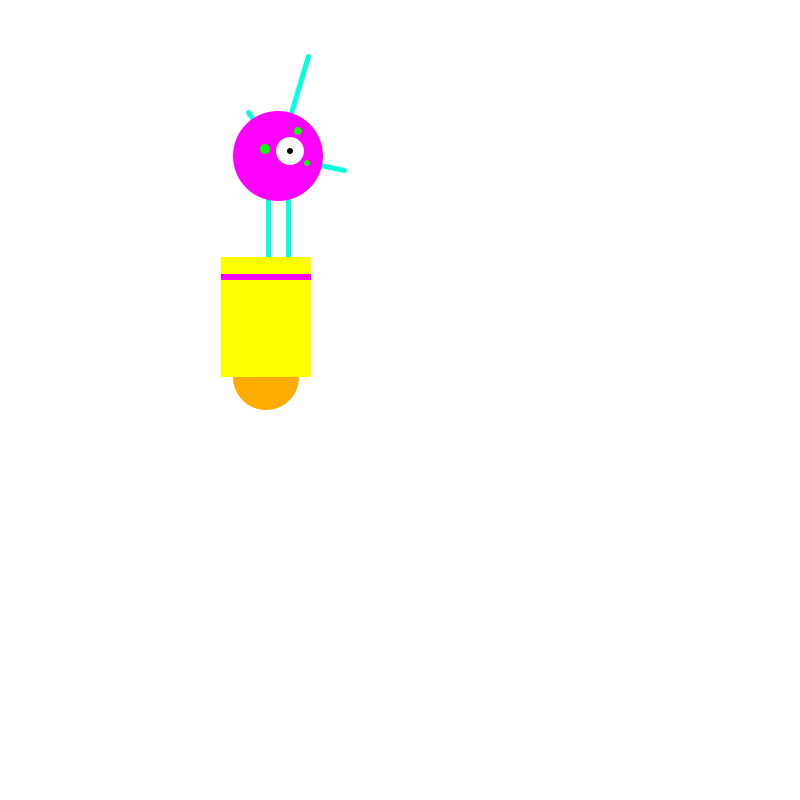
Frame 1 (no input)
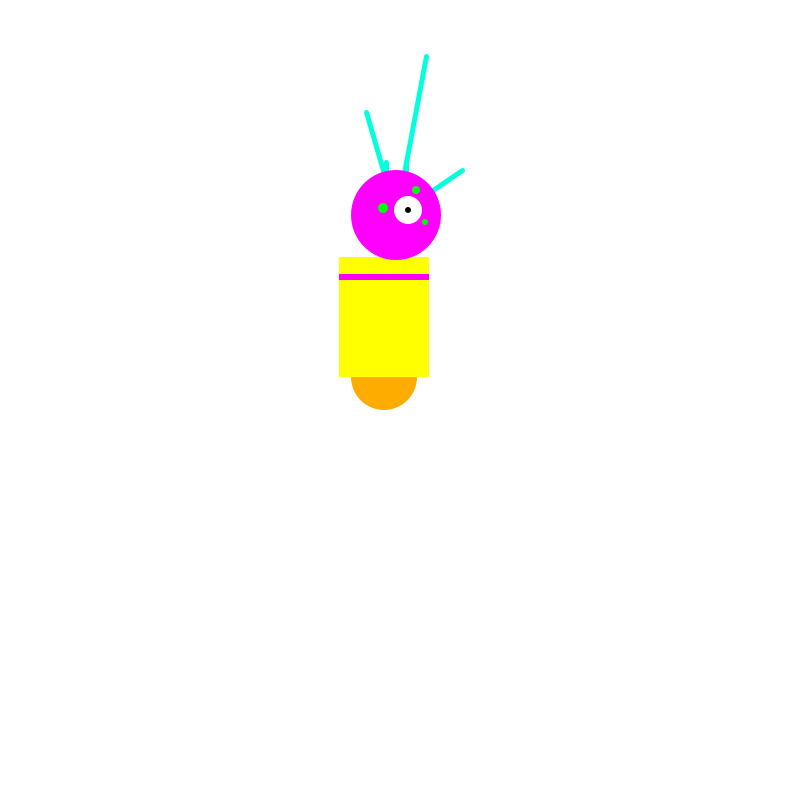
Frame 60 (the mouse pressed at the canvas centre just before this capture)
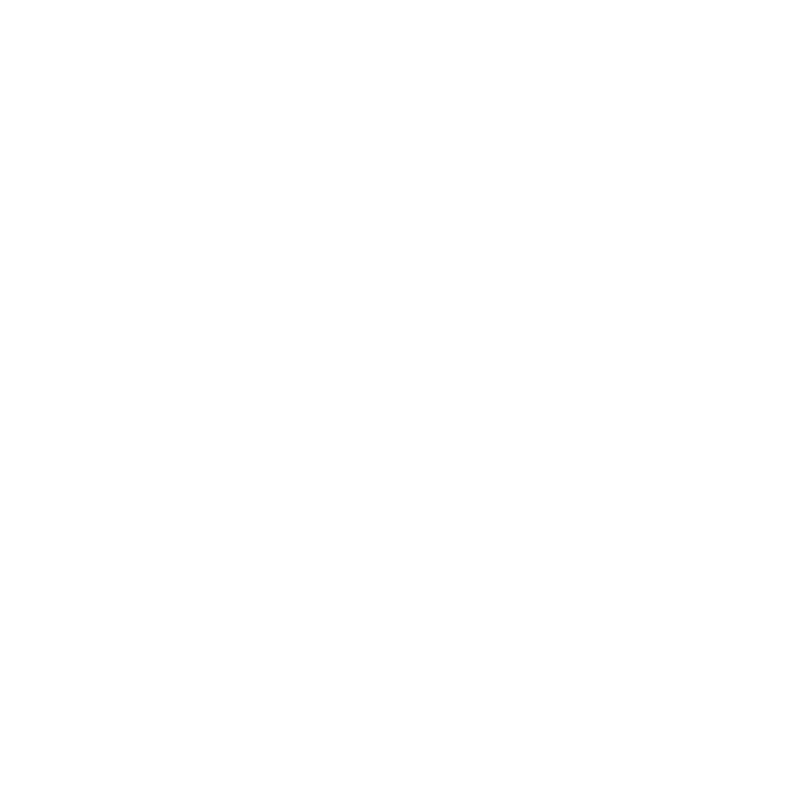
Frame 120 (the mouse held since frame 60 and released just before this capture)

The Processing sketch that drew these frames (run headless with seeded random() and noise(); from frame 60 on, the mouse is pressed at the canvas centre):

// Processing sketch: processing_94943
// ── processing_94943.pde

int y = 0;
int x = 0;
int dir = 1;
int r = 255; 
int b= 0; 
int temp;

void setup(){
size(800, 800);
smooth();
strokeWeight(5);
ellipseMode(RADIUS);
}

void draw(){
background(255);
  y=(y+1)%70;
  x=x+1;
  x = min(400,x);
  x = x + dir;
  
//Neck
stroke(3, 255, 219);      //Set stroke to light blue
line(266+x, 257, 266+x, 162); //Left
line(286+x, 257, 286+x, 162); //Right

//Antennae
line(276+x, 155+y, 246+x, 112); //Small
line(276+x, 155+y, 306+x, 56);  //Tall
line(276+x, 155+y, 342+x, 170); //Medium

//Body
noStroke();               //Diable stroke
fill(r, 172, b);       //Set to orange
ellipse(264+x, 377, 33, 33);//Antigravity orb
fill(r, r, b);        //Set to red
rect(219+x, 257, 90, 120);  //Main body
fill(r, b, r);        //Set back to light blue
rect(219+x, 274, 90, 6);    //light blue stripe

//Head
fill(r, b, r);        //Set to red
ellipse(276+x, 155+y, 45, 45);//Head
fill(r);                //Set to white
ellipse(288+x, 150+y, 14, 14);//Large eye
fill(b);                  //Set to black
ellipse(288+x, 150+y, 3, 3);  //Pupil
fill(b, r, b);       //Set to orange
ellipse(263+x, 148+y, 5, 5);  //Small eye 1
ellipse(296+x, 130+y, 4, 4);  //Small eye 2
ellipse(305+x, 162+y, 3, 3);  //Small eye 3
}
void mousePressed(){
  dir = -10 - dir;
  temp = r; r = b ; b = temp;
}
